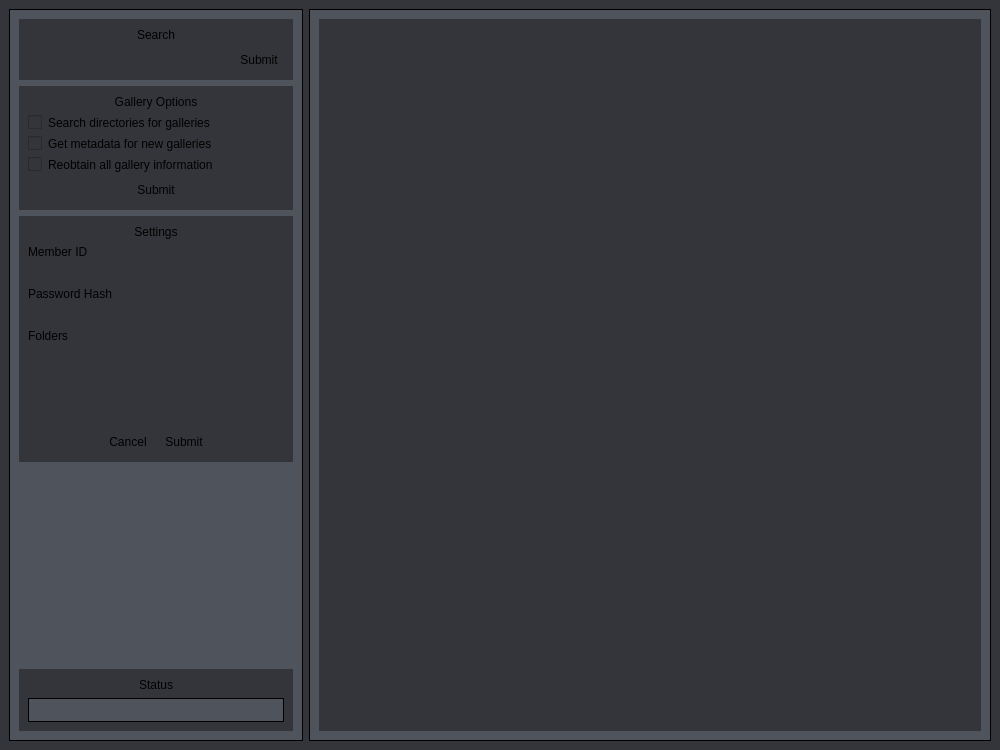
<?xml version="1.0" encoding="UTF-8"?>
<ui version="4.0">
 <class>MainWindow</class>
 <widget class="QMainWindow" name="MainWindow">
  <property name="geometry">
   <rect>
    <x>0</x>
    <y>0</y>
    <width>1000</width>
    <height>750</height>
   </rect>
  </property>
  <property name="windowTitle">
   <string>SadPanda Browser</string>
  </property>
  <property name="autoFillBackground">
   <bool>false</bool>
  </property>
  <property name="styleSheet">
   <string notr="true">
background: #34353b;
border: none;

</string>
  </property>
  <widget class="QWidget" name="centralwidget">
   <layout class="QGridLayout" name="gridLayout">
    <item row="0" column="1">
     <widget class="QFrame" name="scrollFrame">
      <property name="styleSheet">
       <string notr="true">#scrollFrame {
background: #4f535b;
border: 1px solid black;
}
</string>
      </property>
      <property name="frameShape">
       <enum>QFrame::StyledPanel</enum>
      </property>
      <property name="frameShadow">
       <enum>QFrame::Raised</enum>
      </property>
      <layout class="QGridLayout" name="gridLayout_2">
       <item row="0" column="0">
        <widget class="QScrollArea" name="scrollArea">
         <property name="autoFillBackground">
          <bool>true</bool>
         </property>
         <property name="styleSheet">
          <string notr="true">#scrollArea {
background: #4f535b;
}


QToolTip {
color: #F1F1F1;
border: 1px solid black;
background: #34353b;
}

QFrame.sidebarFrame {

background: #43464e;
border: 1px solid #34353b;
border-radius: 9px;

}

QFrame.sidebarFrame QLabel {
color: #F1F1F1;
font-weight: bold;
background: #43464e
}

QFrame.sidebarFrame QTextEdit {
background: #34353b;
border: 1px solid black;
font-size: 8pt;
color: #F1F1F1;
}

QFrame.sidebarFrame QTextEdit:hover {
background: #43464e;
}

QFrame.sidebarFrame QPushButton {
background: #34353b;
border: 1px solid black;
color: #f1f1f1;
font-size: 8pt;
height: 23px;
}

QFrame.sidebarFrame QPushButton:hover {
background: #43464e;
}

QFrame.sidebarFrame QLineEdit {
background: #34353b;
color: #F1F1F1;
border: 1px solid black;
font-size: 8pt;
height: 21px;
}

QFrame.sidebarFrame QLineEdit:hover {
background: #43464e;
}



QFrame.sidebarFrame QPushButton:hover {
background: #43464e;
}
QFrame.sidebarFrame QCheckBox {
background: #34353b;
border: 1px solid black;
color: #f1f1f1;
font-size: 8pt;
height: 21px;
}

QProgressBar:horizontal {
border: 1px solid black;
background: #4f535b;
}

QProgressBar::chunk:horizontal {
background: #34353b
}</string>
         </property>
         <property name="verticalScrollBarPolicy">
          <enum>Qt::ScrollBarAlwaysOff</enum>
         </property>
         <property name="horizontalScrollBarPolicy">
          <enum>Qt::ScrollBarAlwaysOff</enum>
         </property>
         <property name="widgetResizable">
          <bool>true</bool>
         </property>
         <widget class="QWidget" name="scrollAreaWidgetContents">
          <property name="geometry">
           <rect>
            <x>0</x>
            <y>0</y>
            <width>706</width>
            <height>712</height>
           </rect>
          </property>
          <zorder></zorder>
         </widget>
        </widget>
       </item>
      </layout>
     </widget>
    </item>
    <item row="0" column="0">
     <widget class="QFrame" name="sidebarFrame">
      <property name="enabled">
       <bool>true</bool>
      </property>
      <property name="sizePolicy">
       <sizepolicy hsizetype="Fixed" vsizetype="Expanding">
        <horstretch>0</horstretch>
        <verstretch>0</verstretch>
       </sizepolicy>
      </property>
      <property name="minimumSize">
       <size>
        <width>150</width>
        <height>0</height>
       </size>
      </property>
      <property name="maximumSize">
       <size>
        <width>250</width>
        <height>16777215</height>
       </size>
      </property>
      <property name="autoFillBackground">
       <bool>false</bool>
      </property>
      <property name="styleSheet">
       <string notr="true">#sidebarFrame {
background: #4f535b;
border: 1px solid black;
}

QFrame.sidebarFrame {

background: #43464e;
border: 1px solid #34353b;
border-radius: 9px;

}

QFrame.sidebarFrame QLabel {
color: #F1F1F1;
font-weight: bold;
background: #43464e
}

QFrame.sidebarFrame QTextEdit {
background: #34353b;
border: 1px solid black;
font-size: 8pt;
color: #F1F1F1;
}

QFrame.sidebarFrame QTextEdit:hover {
background: #43464e;
}

label_6 {
color: green;
font-weight: normal;
}


QFrame.sidebarFrame QPushButton {
background: #34353b;
border: 1px solid black;
color: #f1f1f1;
font-size: 8pt;
height: 23px;
}

QFrame.sidebarFrame QPushButton:hover {
background: #43464e;
}

QFrame.sidebarFrame QLineEdit {
background: #34353b;
color: #F1F1F1;
border: 1px solid black;
font-size: 8pt;
height: 21px;
}

QFrame.sidebarFrame QLineEdit:hover {
background: #43464e;
}



QFrame.sidebarFrame QPushButton:hover {
background: #43464e;
}
QFrame.sidebarFrame QCheckBox {
background: #34353b;
border: 1px solid black;
color: #f1f1f1;
font-size: 8pt;
height: 21px;
}

QProgressBar:horizontal {
border: 1px solid black;
background: #4f535b;
}

QProgressBar::chunk:horizontal {
background: #34353b
}</string>
      </property>
      <property name="frameShape">
       <enum>QFrame::NoFrame</enum>
      </property>
      <property name="frameShadow">
       <enum>QFrame::Raised</enum>
      </property>
      <layout class="QGridLayout" name="gridLayout_3">
       <property name="sizeConstraint">
        <enum>QLayout::SetMinimumSize</enum>
       </property>
       <item row="4" column="0">
        <widget class="QFrame" name="statusFrame">
         <property name="frameShape">
          <enum>QFrame::NoFrame</enum>
         </property>
         <property name="frameShadow">
          <enum>QFrame::Plain</enum>
         </property>
         <property name="class" stdset="0">
          <string>sidebarFrame</string>
         </property>
         <layout class="QVBoxLayout" name="verticalLayout_3">
          <item>
           <widget class="QLabel" name="label_3">
            <property name="text">
             <string>Status</string>
            </property>
            <property name="alignment">
             <set>Qt::AlignCenter</set>
            </property>
           </widget>
          </item>
          <item>
           <widget class="QProgressBar" name="progressBar">
            <property name="minimum">
             <number>0</number>
            </property>
            <property name="value">
             <number>0</number>
            </property>
            <property name="textVisible">
             <bool>false</bool>
            </property>
           </widget>
          </item>
         </layout>
        </widget>
       </item>
       <item row="1" column="0">
        <widget class="QFrame" name="frame_3">
         <property name="sizePolicy">
          <sizepolicy hsizetype="Preferred" vsizetype="Preferred">
           <horstretch>0</horstretch>
           <verstretch>0</verstretch>
          </sizepolicy>
         </property>
         <property name="frameShape">
          <enum>QFrame::NoFrame</enum>
         </property>
         <property name="frameShadow">
          <enum>QFrame::Raised</enum>
         </property>
         <property name="class" stdset="0">
          <string>sidebarFrame</string>
         </property>
         <layout class="QVBoxLayout" name="verticalLayout_2">
          <item>
           <widget class="QLabel" name="label_2">
            <property name="text">
             <string>Gallery Options</string>
            </property>
            <property name="alignment">
             <set>Qt::AlignCenter</set>
            </property>
           </widget>
          </item>
          <item>
           <widget class="QCheckBox" name="refBox">
            <property name="sizePolicy">
             <sizepolicy hsizetype="Expanding" vsizetype="Fixed">
              <horstretch>0</horstretch>
              <verstretch>0</verstretch>
             </sizepolicy>
            </property>
            <property name="text">
             <string>Search directories for galleries</string>
            </property>
           </widget>
          </item>
          <item>
           <widget class="QCheckBox" name="metaBox">
            <property name="sizePolicy">
             <sizepolicy hsizetype="Expanding" vsizetype="Fixed">
              <horstretch>0</horstretch>
              <verstretch>0</verstretch>
             </sizepolicy>
            </property>
            <property name="text">
             <string>Get metadata for new galleries</string>
            </property>
            <property name="checked">
             <bool>false</bool>
            </property>
           </widget>
          </item>
          <item>
           <widget class="QCheckBox" name="forceBox">
            <property name="sizePolicy">
             <sizepolicy hsizetype="Expanding" vsizetype="Fixed">
              <horstretch>0</horstretch>
              <verstretch>0</verstretch>
             </sizepolicy>
            </property>
            <property name="text">
             <string>Reobtain all gallery information</string>
            </property>
           </widget>
          </item>
          <item>
           <layout class="QHBoxLayout" name="horizontalLayout_4">
            <item>
             <widget class="QPushButton" name="refreshButton">
              <property name="sizePolicy">
               <sizepolicy hsizetype="Fixed" vsizetype="Fixed">
                <horstretch>0</horstretch>
                <verstretch>0</verstretch>
               </sizepolicy>
              </property>
              <property name="minimumSize">
               <size>
                <width>50</width>
                <height>23</height>
               </size>
              </property>
              <property name="maximumSize">
               <size>
                <width>16777215</width>
                <height>23</height>
               </size>
              </property>
              <property name="sizeIncrement">
               <size>
                <width>0</width>
                <height>0</height>
               </size>
              </property>
              <property name="text">
               <string>Submit</string>
              </property>
             </widget>
            </item>
           </layout>
          </item>
         </layout>
         <zorder>refBox</zorder>
         <zorder>metaBox</zorder>
         <zorder>forceBox</zorder>
         <zorder>label_2</zorder>
        </widget>
       </item>
       <item row="0" column="0">
        <widget class="QFrame" name="frame">
         <property name="sizePolicy">
          <sizepolicy hsizetype="Expanding" vsizetype="Preferred">
           <horstretch>0</horstretch>
           <verstretch>0</verstretch>
          </sizepolicy>
         </property>
         <property name="frameShape">
          <enum>QFrame::NoFrame</enum>
         </property>
         <property name="frameShadow">
          <enum>QFrame::Raised</enum>
         </property>
         <property name="class" stdset="0">
          <string>sidebarFrame</string>
         </property>
         <layout class="QVBoxLayout" name="verticalLayout">
          <item>
           <widget class="QLabel" name="label">
            <property name="sizePolicy">
             <sizepolicy hsizetype="Expanding" vsizetype="Fixed">
              <horstretch>0</horstretch>
              <verstretch>0</verstretch>
             </sizepolicy>
            </property>
            <property name="text">
             <string>Search</string>
            </property>
            <property name="alignment">
             <set>Qt::AlignCenter</set>
            </property>
           </widget>
          </item>
          <item>
           <layout class="QHBoxLayout" name="horizontalLayout">
            <item>
             <widget class="QLineEdit" name="searchLine">
              <property name="sizePolicy">
               <sizepolicy hsizetype="Expanding" vsizetype="Fixed">
                <horstretch>0</horstretch>
                <verstretch>0</verstretch>
               </sizepolicy>
              </property>
             </widget>
            </item>
            <item>
             <widget class="QPushButton" name="searchButton">
              <property name="sizePolicy">
               <sizepolicy hsizetype="Fixed" vsizetype="Fixed">
                <horstretch>0</horstretch>
                <verstretch>0</verstretch>
               </sizepolicy>
              </property>
              <property name="minimumSize">
               <size>
                <width>50</width>
                <height>23</height>
               </size>
              </property>
              <property name="maximumSize">
               <size>
                <width>16777215</width>
                <height>23</height>
               </size>
              </property>
              <property name="sizeIncrement">
               <size>
                <width>0</width>
                <height>0</height>
               </size>
              </property>
              <property name="text">
               <string>Submit</string>
              </property>
              <property name="autoDefault">
               <bool>false</bool>
              </property>
              <property name="default">
               <bool>false</bool>
              </property>
              <property name="flat">
               <bool>false</bool>
              </property>
             </widget>
            </item>
           </layout>
          </item>
         </layout>
        </widget>
       </item>
       <item row="3" column="0">
        <spacer name="verticalSpacer">
         <property name="orientation">
          <enum>Qt::Vertical</enum>
         </property>
         <property name="sizeHint" stdset="0">
          <size>
           <width>20</width>
           <height>40</height>
          </size>
         </property>
        </spacer>
       </item>
       <item row="2" column="0">
        <widget class="QFrame" name="frame_4">
         <property name="frameShape">
          <enum>QFrame::StyledPanel</enum>
         </property>
         <property name="frameShadow">
          <enum>QFrame::Raised</enum>
         </property>
         <property name="class" stdset="0">
          <string>sidebarFrame</string>
         </property>
         <layout class="QGridLayout" name="gridLayout_4">
          <item row="0" column="0">
           <widget class="QLabel" name="label_5">
            <property name="text">
             <string>Settings</string>
            </property>
            <property name="alignment">
             <set>Qt::AlignCenter</set>
            </property>
           </widget>
          </item>
          <item row="1" column="0">
           <layout class="QVBoxLayout" name="verticalLayout_6">
            <item>
             <widget class="QLabel" name="label_6">
              <property name="styleSheet">
               <string notr="true">
QFrame.sidebarFrame QLabel {

font-weight: normal;

}
</string>
              </property>
              <property name="text">
               <string>Member ID</string>
              </property>
              <property name="alignment">
               <set>Qt::AlignLeading|Qt::AlignLeft|Qt::AlignVCenter</set>
              </property>
              <property name="class" stdset="0">
               <string>smallText</string>
              </property>
             </widget>
            </item>
            <item>
             <widget class="QLineEdit" name="memberId">
              <property name="text">
               <string/>
              </property>
             </widget>
            </item>
           </layout>
          </item>
          <item row="2" column="0">
           <layout class="QVBoxLayout" name="verticalLayout_7">
            <item>
             <widget class="QLabel" name="label_7">
              <property name="styleSheet">
               <string notr="true">
QFrame.sidebarFrame QLabel {

font-weight: normal;

}
</string>
              </property>
              <property name="text">
               <string>Password Hash</string>
              </property>
              <property name="alignment">
               <set>Qt::AlignLeading|Qt::AlignLeft|Qt::AlignVCenter</set>
              </property>
              <property name="class" stdset="0">
               <string>smallText</string>
              </property>
             </widget>
            </item>
            <item>
             <widget class="QLineEdit" name="passHash">
              <property name="text">
               <string/>
              </property>
             </widget>
            </item>
           </layout>
          </item>
          <item row="4" column="0">
           <layout class="QHBoxLayout" name="horizontalLayout_7">
            <item>
             <spacer name="horizontalSpacer_11">
              <property name="orientation">
               <enum>Qt::Horizontal</enum>
              </property>
              <property name="sizeHint" stdset="0">
               <size>
                <width>40</width>
                <height>20</height>
               </size>
              </property>
             </spacer>
            </item>
            <item>
             <widget class="QPushButton" name="cancelSettings">
              <property name="sizePolicy">
               <sizepolicy hsizetype="Fixed" vsizetype="Fixed">
                <horstretch>0</horstretch>
                <verstretch>0</verstretch>
               </sizepolicy>
              </property>
              <property name="minimumSize">
               <size>
                <width>50</width>
                <height>23</height>
               </size>
              </property>
              <property name="maximumSize">
               <size>
                <width>16777215</width>
                <height>23</height>
               </size>
              </property>
              <property name="sizeIncrement">
               <size>
                <width>0</width>
                <height>0</height>
               </size>
              </property>
              <property name="text">
               <string>Cancel</string>
              </property>
             </widget>
            </item>
            <item>
             <widget class="QPushButton" name="submitSettings">
              <property name="sizePolicy">
               <sizepolicy hsizetype="Fixed" vsizetype="Fixed">
                <horstretch>0</horstretch>
                <verstretch>0</verstretch>
               </sizepolicy>
              </property>
              <property name="minimumSize">
               <size>
                <width>50</width>
                <height>23</height>
               </size>
              </property>
              <property name="maximumSize">
               <size>
                <width>16777215</width>
                <height>23</height>
               </size>
              </property>
              <property name="sizeIncrement">
               <size>
                <width>0</width>
                <height>0</height>
               </size>
              </property>
              <property name="text">
               <string>Submit</string>
              </property>
             </widget>
            </item>
            <item>
             <spacer name="horizontalSpacer_13">
              <property name="orientation">
               <enum>Qt::Horizontal</enum>
              </property>
              <property name="sizeHint" stdset="0">
               <size>
                <width>40</width>
                <height>20</height>
               </size>
              </property>
             </spacer>
            </item>
           </layout>
          </item>
          <item row="3" column="0">
           <layout class="QVBoxLayout" name="verticalLayout_5">
            <item>
             <widget class="QLabel" name="label_8">
              <property name="toolTip">
               <string>&lt;html&gt;&lt;head/&gt;&lt;body&gt;&lt;p&gt;&lt;br/&gt;&lt;/p&gt;&lt;/body&gt;&lt;/html&gt;</string>
              </property>
              <property name="styleSheet">
               <string notr="true">
QFrame.sidebarFrame QLabel {

font-weight: normal;

}
</string>
              </property>
              <property name="text">
               <string>Folders  </string>
              </property>
              <property name="alignment">
               <set>Qt::AlignLeading|Qt::AlignLeft|Qt::AlignTop</set>
              </property>
              <property name="class" stdset="0">
               <string>smallText</string>
              </property>
             </widget>
            </item>
            <item>
             <widget class="QTextEdit" name="directories">
              <property name="sizePolicy">
               <sizepolicy hsizetype="Fixed" vsizetype="Fixed">
                <horstretch>0</horstretch>
                <verstretch>0</verstretch>
               </sizepolicy>
              </property>
              <property name="maximumSize">
               <size>
                <width>16777215</width>
                <height>75</height>
               </size>
              </property>
              <property name="html">
               <string>&lt;!DOCTYPE HTML PUBLIC &quot;-//W3C//DTD HTML 4.0//EN&quot; &quot;http://www.w3.org/TR/REC-html40/strict.dtd&quot;&gt;
&lt;html&gt;&lt;head&gt;&lt;meta name=&quot;qrichtext&quot; content=&quot;1&quot; /&gt;&lt;style type=&quot;text/css&quot;&gt;
p, li { white-space: pre-wrap; }
&lt;/style&gt;&lt;/head&gt;&lt;body style=&quot; font-family:'Droid Sans'; font-size:8pt; font-weight:400; font-style:normal;&quot;&gt;
&lt;p style=&quot;-qt-paragraph-type:empty; margin-top:0px; margin-bottom:0px; margin-left:0px; margin-right:0px; -qt-block-indent:0; text-indent:0px;&quot;&gt;&lt;br /&gt;&lt;/p&gt;&lt;/body&gt;&lt;/html&gt;</string>
              </property>
             </widget>
            </item>
           </layout>
          </item>
         </layout>
         <zorder></zorder>
         <zorder></zorder>
         <zorder></zorder>
         <zorder>label_5</zorder>
        </widget>
       </item>
      </layout>
     </widget>
    </item>
   </layout>
  </widget>
 </widget>
 <tabstops>
  <tabstop>searchLine</tabstop>
  <tabstop>searchButton</tabstop>
  <tabstop>refBox</tabstop>
  <tabstop>metaBox</tabstop>
  <tabstop>forceBox</tabstop>
  <tabstop>refreshButton</tabstop>
  <tabstop>memberId</tabstop>
  <tabstop>passHash</tabstop>
  <tabstop>directories</tabstop>
  <tabstop>cancelSettings</tabstop>
  <tabstop>submitSettings</tabstop>
 </tabstops>
 <resources/>
 <connections>
  <connection>
   <sender>searchLine</sender>
   <signal>returnPressed()</signal>
   <receiver>searchButton</receiver>
   <slot>click()</slot>
   <hints>
    <hint type="sourcelabel">
     <x>141</x>
     <y>68</y>
    </hint>
    <hint type="destinationlabel">
     <x>286</x>
     <y>81</y>
    </hint>
   </hints>
  </connection>
 </connections>
</ui>
